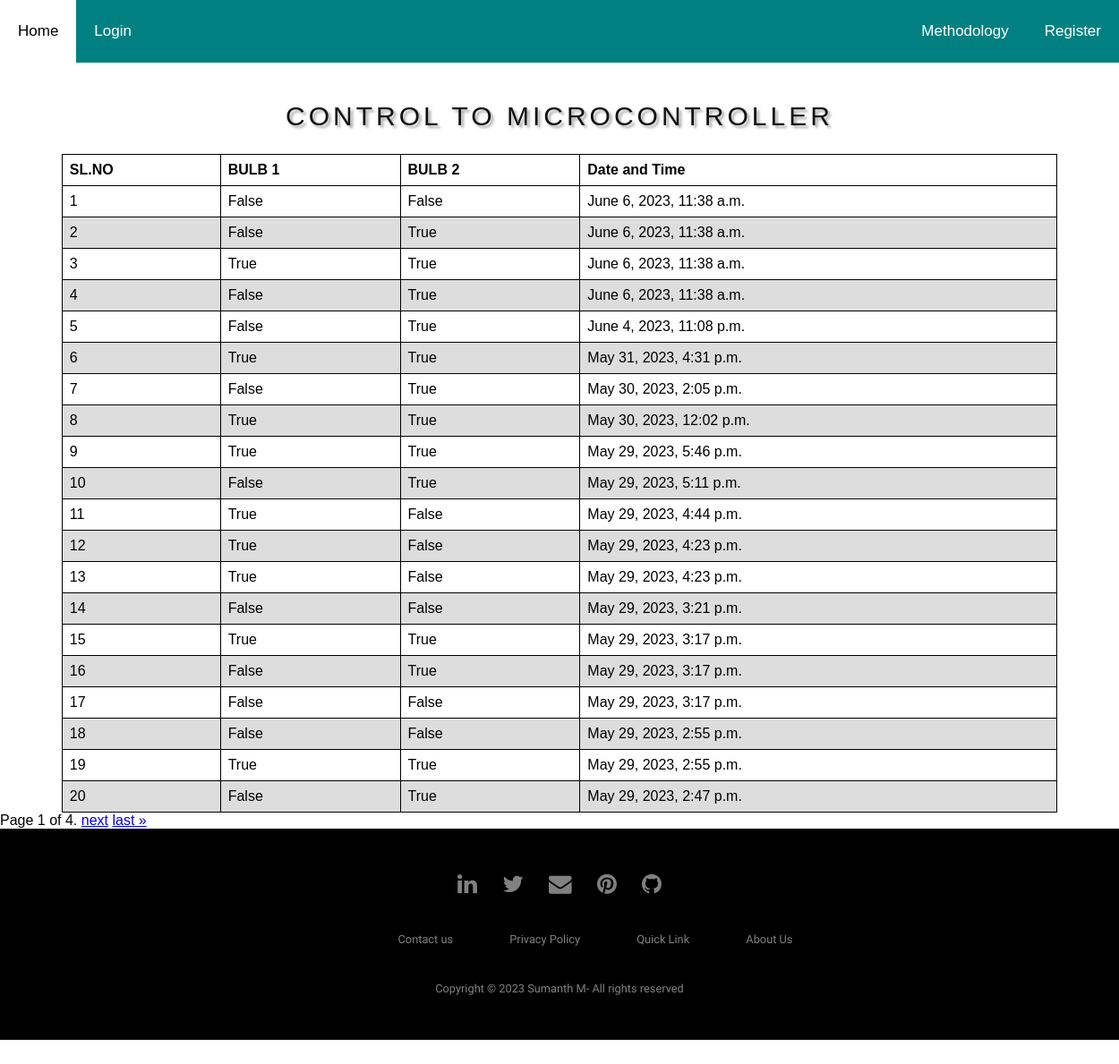
/circuit/, run on the app's committed database.
### ckt/models.py (models this page shows, shortened)
class CircuitModel(models.Model):
    led_1 = models.BooleanField(default=False)
    led_2 = models.BooleanField(default=False)
    doc = models.DateTimeField(auto_now_add=True)
    doe = models.DateTimeField(auto_now=True)
    user = models.ForeignKey(User, on_delete=models.DO_NOTHING, blank=True)

### ckt/views.py (the view)
# urls.py: path("circuit/", CircuitControlView.as_view(), name="ckt"),
class CircuitControlView(ListView):
    model = CircuitModel
    ordering = "-id"
    paginate_by = 20

### ckt/templates/ckt/circuitmodel_list.html (shortened to what this page needs)
{% extends 'base.html' %} {% block content %}
<br>
<center><h2>CONTROL TO MICROCONTROLLER</h2></center>
    </head>
    <body>
    <table class="striped centered">
    <thead>
      <tr>
        <th>SL.NO</th>
        <th>BULB 1</th>
        <th>BULB 2</th>
        <th>Date and Time</th>
      </tr>
    </thead>
      <tbody>
        {% for object in object_list %}
        <tr>
        <td>{{forloop.counter}}</td>
        <td>{{object.led_1}} </td>
        <td>{{object.led_2}}</td>
        <td>{{object.doc}}</td>
    </tr>
        {% endfor %}
    </tbody>
    </table>
    <div class="pagination">
        <span class="step-links">
          <span class="current">
            Page {{ page_obj.number }} of {{ paginator.num_pages }}.
          </span>
          {% if page_obj.has_next %}
          <a href="?page={{ page_obj.next_page_number }}">next</a>
          <a href="?page={{ page_obj.num_pages }}">last &raquo;</a>
          {% endif %}
        </span>
      </div>
 {% endblock content %}

### templates/base.html (shortened to what this page needs)
{% load static %} {% url 'ckt:home_page' as home_page %}
<!DOCTYPE html>
<html>
  <head>
    <link
      rel="stylesheet"
      href="https://cdnjs.cloudflare.com/ajax/libs/font-awesome/4.7.0/css/font-awesome.min.css"
    />
  </head>
  <body>
    <div class="topnav">
      <a href="{% url 'home' %}">Home</a>
      {% if user.is_authenticated %}
      <a href="{% url 'control' %}">Control</a>
      <a href="{% url 'ckt' %}">Circuit</a>
      <a href="{% url 'ckt_status' %}">Status</a>
      <a href="{% url 'viewchart' %}">Graph 1</a>
      <a href="{% url 'chartview_two' %}">Graph 2</a>
      <a href="{% url 'widgets_page' %}  ">Widgets</a>
      <a href="/admin/">Admin</a>
      {% else %}
      <a href="{% url 'login' %}">Login</a>
      {% endif %}
      <div class="topnav-right">
        <a href="{% url 'Method_page' %}">Methodology</a>
        <a href="{% url 'Register_page' %}">Register</a>
      </div>
    </div>
    {% block content %}{% endblock content %}
    <footer>
      <div class="footer">
        <div class="row">
          <a href="https://www.linkedin.com/in/sumanth321/"
            ><i class="fa fa-linkedin"></i
          ></a>
          <a href="https://twitter.com/Suman_s_a_m"
            ><i class="fa fa-twitter"></i
          ></a>
          <a
            href="mailto:sumanth.m70@gmail.com?subject=Mail from  IOT platform Website"
            ><i class="fa fa-envelope"></i
          ></a>
          <a href="https://in.pinterest.com/sumanthm70/"
            ><i class="fa fa-pinterest"></i
          ></a>
          <a href="https://github.com/sumansam312"
            ><i class="fa fa-github"></i
          ></a>
        </div>
        <div class="row">
          <ul>
            <li>
              <a
                href="mailto:sumanth.m70@gmail.com?subject=Mail from  IOT platform Website"
                >Contact us</a
              >
            </li>
            <li><a href="{% url 'privacy_policy' %}">Privacy Policy</a></li>
            <li><a href="{% url 'login' %}">Quick Link</a></li>
            <li><a href="{% url 'about_page' %}">About Us</a></li>
          </ul>
        </div>
        <div class="row">Copyright © 2023 Sumanth M- All rights reserved</div>
      </div>
    </footer>
  </body>
</html>

### templates/base.html (style rules this page uses)
body { margin: 0; font-family: Arial, Helvetica, sans-serif; padding-bottom: 200px; }
.topnav { overflow: hidden; background-color: teal; }
.topnav a { float: left; color: #fff; text-align: center; padding: 25px 20px; text-decoration: none; font-size: 17px; }
.topnav-right { float: right; }
body { margin: 0; overflow-x: hidden; }
.footer { background: #000; padding: 30px 0px; font-family: "Play", sans-serif; text-align: center; }
.footer .row { width: 100%; margin: 1% 0%; padding: 0.6% 0%; color: gray; font-size: 0.8em; }
.footer .row a { text-decoration: none; color: gray; transition: 0.5s; }
.footer .row ul { width: 100%; }
.footer .row ul li { display: inline-block; margin: 0px 30px; }
.footer .row a i { font-size: 2em; margin: 0% 1%; }

### ckt/templates/ckt/circuitmodel_list.html (style rules this page uses)
table { font-family: arial, sans-serif; border-collapse: collapse; width: 89%; margin-left: auto; margin-right: auto; }
td, th { border: 1px solid #dddddd; text-align: left; padding: 8px; }
tr:nth-child(even) { background-color: #dddddd; }
table, th, td { border:1px solid black; border-collapse: collapse; }
h2 { letter-spacing: 4px; text-transform: uppercase; font: 20px "Lato", sans-serif; color: #111; font-family: "Sofia", sans-serif; font-size: 30px; text-shadow: 3px 3px 3px #ababab; }

### data on the page
CircuitModel: led_1 "False", led_2 "False", doc "June 6, 2023, 11:38 a.m."
CircuitModel: led_1 "False", led_2 "True", doc "June 6, 2023, 11:38 a.m."
CircuitModel: led_1 "True", led_2 "True", doc "June 6, 2023, 11:38 a.m."
CircuitModel: led_1 "False", led_2 "True", doc "June 6, 2023, 11:38 a.m."
CircuitModel: led_1 "False", led_2 "True", doc "June 4, 2023, 11:08 p.m."
CircuitModel: led_1 "True", led_2 "True", doc "May 31, 2023, 4:31 p.m."
CircuitModel: led_1 "False", led_2 "True", doc "May 30, 2023, 2:05 p.m."
CircuitModel: led_1 "True", led_2 "True", doc "May 30, 2023, 12:02 p.m."
CircuitModel: led_1 "True", led_2 "True", doc "May 29, 2023, 5:46 p.m."
CircuitModel: led_1 "False", led_2 "True", doc "May 29, 2023, 5:11 p.m."
CircuitModel: led_1 "True", led_2 "False", doc "May 29, 2023, 4:44 p.m."
CircuitModel: led_1 "True", led_2 "False", doc "May 29, 2023, 4:23 p.m."
CircuitModel: led_1 "True", led_2 "False", doc "May 29, 2023, 4:23 p.m."
CircuitModel: led_1 "False", led_2 "False", doc "May 29, 2023, 3:21 p.m."
CircuitModel: led_1 "True", led_2 "True", doc "May 29, 2023, 3:17 p.m."
CircuitModel: led_1 "False", led_2 "True", doc "May 29, 2023, 3:17 p.m."
CircuitModel: led_1 "False", led_2 "False", doc "May 29, 2023, 3:17 p.m."
CircuitModel: led_1 "False", led_2 "False", doc "May 29, 2023, 2:55 p.m."
CircuitModel: led_1 "True", led_2 "True", doc "May 29, 2023, 2:55 p.m."
CircuitModel: led_1 "False", led_2 "True", doc "May 29, 2023, 2:47 p.m."

### other printed values
{{ page_obj.number }} "1"
{{ paginator.num_pages }} "4"
